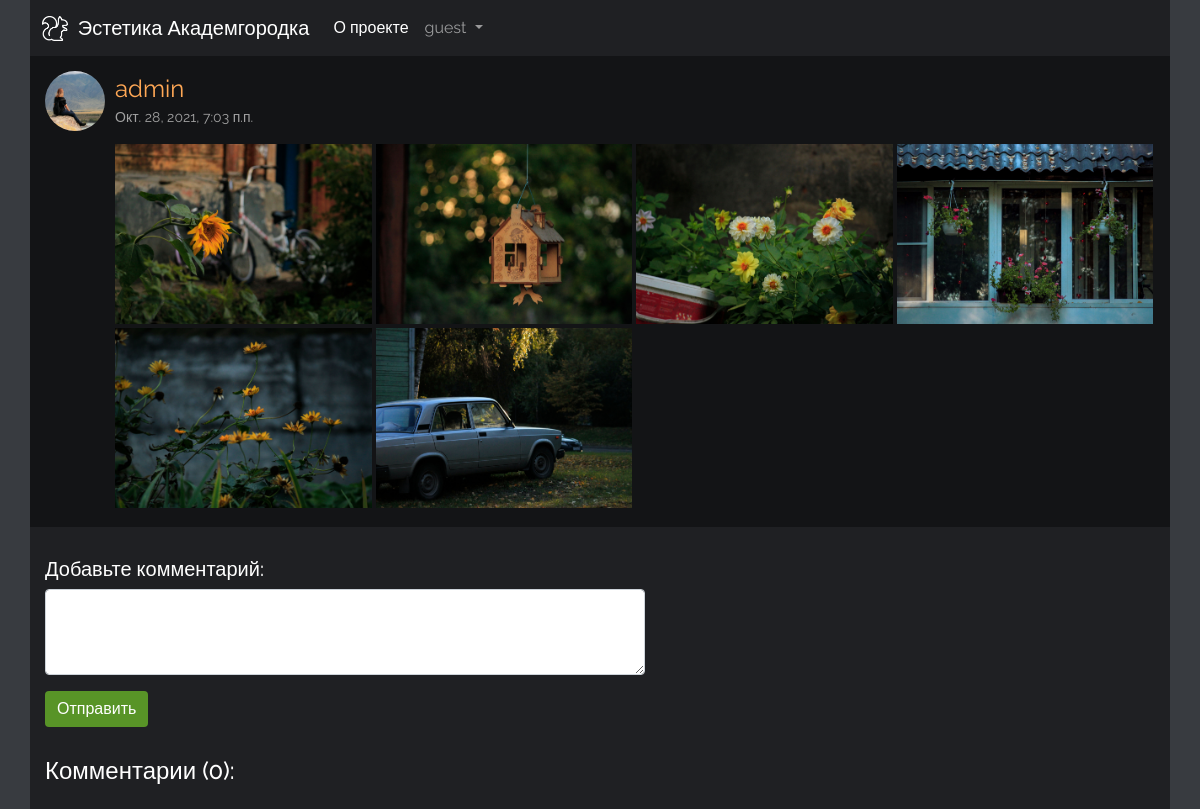
The app's page /post/39/ (signed in) with its own data.
### main/models.py (models this page shows, shortened)
class Post(models.Model):
    class Meta:
        verbose_name = 'Post'
        verbose_name_plural = 'Posts'
    post_author = models.ForeignKey(User, on_delete=models.CASCADE)
    post_text = models.TextField()
    post_date = models.DateTimeField(default=timezone.now)

class Profile(models.Model):
    user = models.OneToOneField(User, null=True, on_delete=models.CASCADE)
    profile_pic = models.ImageField(null=True, blank=True, default="", upload_to = "profile/")
    bio = models.TextField(null=True, blank=True)
    website_url = models.CharField(max_length=255, null=True, blank=True)
    inst_url = models.CharField(max_length=255, null=True, blank=True)
    vk_url = models.CharField(max_length=255, null=True, blank=True)

class Photo(models.Model):
    class Meta:
        verbose_name = 'Photo'
        verbose_name_plural = 'Photos'
    post = models.ForeignKey(Post, on_delete=models.CASCADE, null=True, blank=True)
    image = models.ImageField(null=False, blank=False, default="")

### main/views.py (the view, shortened to what this page needs)
# urls.py: path('post/<int:pk>/', PostView.as_view(), name='post'),
class PostView(LoginRequiredMixin, View):
    def get(self, request, pk, *args, **kwargs):
        post = Post.objects.get(pk=pk)
        form = CommentForm()
        photo_list = Photo.objects.all()
        comment_list = Comment.objects.all().order_by('-comment_date')
        context = {
            'post': post,
            'form': form,
            'photo_list': photo_list,
            'comment_list': comment_list
        }
        return render(request, 'main/post.html', context)

### main/forms.py
class CommentForm(forms.ModelForm):
    comment_text = forms.CharField(label='', widget=forms.Textarea(attrs={'class': 'form-control', 'rows':3}))
    class Meta:
        model = Comment
        fields = ['comment_text']

### main/templates/main/post.html (shortened to what this page needs)
<!DOCTYPE html>
<html lang="ru">
<head>
  {% load static %}
  <link rel="stylesheet" href="{% static 'main/css/bootstrap.min.css' %}" type="text/css">
  <link rel="stylesheet" type="text/css" href="{% static 'main/css/style.css' %}">
</head>
<body>
  <div class="container">
    <nav class="navbar-dark navbar navbar-expand-lg">
      <div class="container-fluid">
        <a class="navbar-brand" href="{% url 'main:index' %}">
          <img src="/static/main/img/logo.png" alt="" class="d-inline-block align-text-top logo">
           Эстетика Академгородка
        </a>
        <div class="collapse navbar-collapse" id="navbarNavDropdown">
          <ul class="navbar-nav">
            <li class="nav-item">
              <a class="nav-link active" aria-current="page" href="{% url 'main:about' %}">О проекте</a>
            </li>
            {% if request.user.is_authenticated %}
            <li class="nav-item dropdown">
              <a class="nav-link dropdown-toggle" href="#" id="navbarDropdownMenuLink" role="button" data-bs-toggle="dropdown" aria-expanded="false">
                {{ user.username }}
              </a>
            </li>
            {% endif %}
              </ul>
        </div>
      </div>
    </nav>
    <div class="post">
      {% if post.post_author.profile.profile_pic %}
        <img src="{{ post.post_author.profile.profile_pic.url }}" class="post-author-pic" alt="image">
      {% else %}
        <img class="post-author-pic" src="/static/main/img/profile-pic.png" alt="image">
      {% endif %}
      <div class="post-info">
        <div><a class="post-author fs-4" href="{% url 'main:profile' post.post_author.profile.id %}" target="_blank">{{ post.post_author }}</a></div>
        <span class="post-date">{{ post.post_date }} </span>
      </div>
      <div class="post-photos">
      {% for photo in photo_list %}
        {% if post == photo.post %}
          <a href="#photo{{photo.id}}" data-bs-toggle="modal" class="photo-link"><img class="post-photo col-xl-3 col-md-4 col-sm-6 col-xs-12" src="{{photo.image.url}}" alt="image"></a>
        {% endif %}
      {% endfor %}
      </div>
    </div>
      <div class="add-comment">
        <h5>Добавьте комментарий:</h5>
        <form method="POST">
          {{ form.as_p }}
          <button class="btn btn-success">Отправить</button>
        </form>
      </div>
      <div class="comments">
        <h4 class="comments-heading">Комментарии ({{ post.comment_set.count }}):</h4>
      </div>
  </div>
</body>
</html>

### main/static/main/css/style.css (style rules this page uses)
html, body { background: #383b40; color: #fff; font-family: 'Raleway', sans-serif; }
.container { background: #1f2023; padding: 0; }
.navbar { background: #1f2023; }
.navbar a { color: #fff; }
a.navbar-brand { font-weight: 200; }
.logo { margin: 0 5px 0 0; height: 25px; }
.btn-success { background: rgb(88, 148, 39); border: none; }
.post { padding: 15px 15px 15px 15px; margin: 0 0 15px 0; background-color: rgb(19, 20, 22); font-size: 0; }
.post-author-pic { border-radius: 50%; height: 60px; width: 60px; object-fit: cover; margin: 0 10px 8px 0; float: left; }
.post-info { margin: 0 0 0 70px; }
.post-author { color: #ffa856; text-decoration: none; }
.post-date { color: #a1a1a1; font-size: 14px; text-decoration: none; }
.post-photos { margin: 0 0 0 68px; }
.post-photo { height: 200px; object-fit: cover; margin: 0 0 4px 0; padding: 0 2px 0 2px; }
@media (max-width: 1400px) { .post-photo { height: 180px; } }
.add-comment { padding: 15px; }
.add-comment form { max-width: 600px; }
.comments { padding: 15px; }

### records on screen
Post: post_author.profile.profile_pic (picture), post_author "admin", post_date "Окт. 28, 2021, 7:03 п.п.", comment_set.count "0"
Photo: image (picture)
Photo: image (picture)
Photo: image (picture)
Photo: image (picture)
Photo: image (picture)
Photo: image (picture)

### other values on screen
{{ user.username }} "guest"
